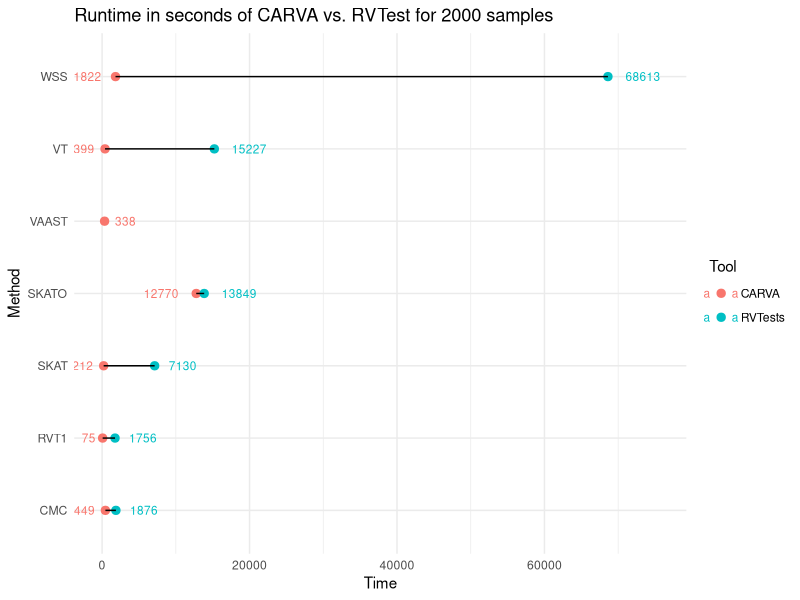
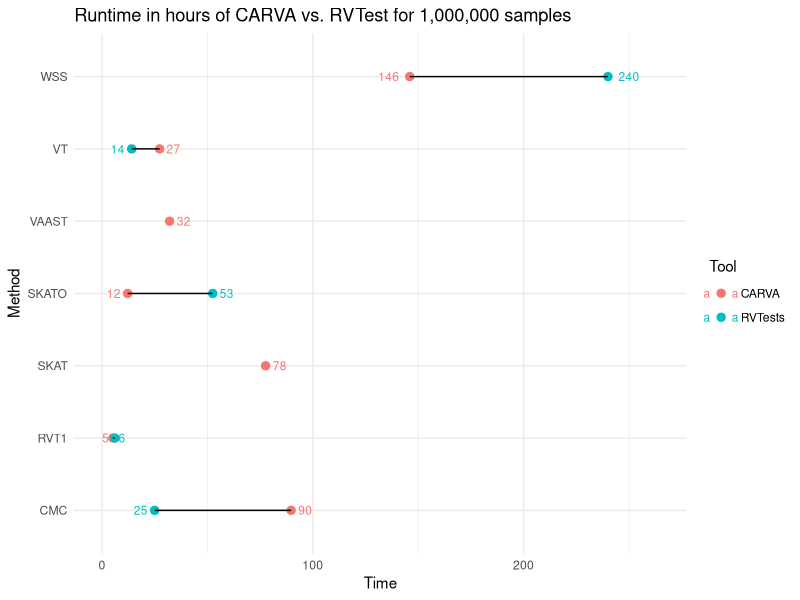

R code for these plots, in order:
library(dplyr)
library(tidyr)
library(ggplot2)
library(cowplot)

df <- data.frame(
  Tool = c(rep("CARVA", 7), rep("RVTests", 7)),
  Method = rep(c("VAAST", "WSS", "RVT1", "SKAT", "SKATO", "CMC", "VT"), 2),
  Time = c(338, 1822, 75, 212, 12770, 449, 399, NA, 68613, 1756, 7130, 13849, 1876, 15227)
  #cputime = length(c(7549, 40692, 553, 553, 2798, 339677, 10254, 9050, NA, NA, 1562, NA, 30108, 47467, 1706, 15091))
)

right_label <- df %>%
  group_by(Method) %>%
  arrange(desc(Time)) %>%
  top_n(1)

left_label <- df %>%
  group_by(Method) %>%
  arrange(desc(Time)) %>%
  slice(2)

ggplot(df, aes(x=Time, y=Method)) +
  geom_point(size = 2.5, aes(color=Tool)) + 
  geom_line(aes(group=Method)) + 
  geom_text(data=right_label, aes(color=Tool, label = round(Time, 0)), size = 3, hjust = -.5) +
  geom_text(data=left_label, aes(color=Tool, label = round(Time, 0)), size = 3, hjust = 1.5) +
  scale_x_continuous(limits = c(0, max(df$Time, na.rm=T) + 0.1 * max(df$Time, na.rm=T))) +
  theme_minimal() +
  ggtitle("Runtime in seconds of CARVA vs. RVTest for 2000 samples")
# ggplot(df, aes(x=cputime, y=method, col=Tool)) + geom_point() + ggtitle("CPU time in seconds of PA vs. RVTests for 2000 samples")

#######
# 1 Million Samples
#######

df <- data.frame(
  Tool = c(rep("CARVA", 7), rep("RVTests", 7)),
  Method = rep(c("VAAST", "WSS", "RVT1", "SKAT", "SKATO", "CMC", "VT"), 2),
  Time = c(115398, 525474, 18337, 279385, 43653, 322916, 98245, NA, 864006, 21868, NA, 189022, 89743, 50572) / 60 / 60
  #cputime = length(c(7549, 40692, 553, 553, 2798, 339677, 10254, 9050, NA, NA, 1562, NA, 30108, 47467, 1706, 15091))
)

right_label <- df %>%
  group_by(Method) %>%
  arrange(desc(Time)) %>%
  top_n(1)

left_label <- df %>%
  group_by(Method) %>%
  arrange(desc(Time)) %>%
  slice(2)

ggplot(df, aes(x=Time, y=Method)) +
  geom_point(size = 2.5, aes(color=Tool)) + 
  geom_line(aes(group=Method)) + 
  geom_text(data=right_label, aes(color=Tool, label = round(Time, 0)), size = 3, hjust = -.5) +
  geom_text(data=left_label, aes(color=Tool, label = round(Time, 0)), size = 3, hjust = 1.5) +
  scale_x_continuous(limits = c(0, max(df$Time, na.rm=T) + 0.1 * max(df$Time, na.rm=T))) +
  theme_minimal() +
  ggtitle("Runtime in hours of CARVA vs. RVTest for 1,000,000 samples")
